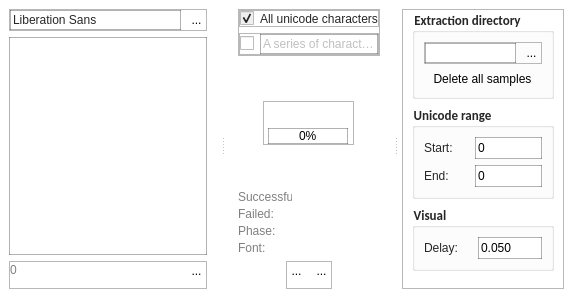
<?xml version="1.0" encoding="UTF-8"?>
<ui version="4.0">
 <class>MainWindow</class>
 <widget class="QMainWindow" name="MainWindow">
  <property name="geometry">
   <rect>
    <x>0</x>
    <y>0</y>
    <width>564</width>
    <height>289</height>
   </rect>
  </property>
  <property name="windowTitle">
   <string>OCR Generator</string>
  </property>
  <property name="windowIcon">
   <iconset resource="src.qrc">
    <normaloff>:/img/Icons/logo.svg</normaloff>:/img/Icons/logo.svg</iconset>
  </property>
  <property name="styleSheet">
   <string notr="true">QMainWindow{
	background-color: rgb(255, 255, 255);
}
QToolButton{
	border:none;
}
QToolButton:hover{
	border-style: solid;
	border-width: 2px;
	border-color: none;
	border-radius: 5%;
	background-color: none;
}

QSplitter::handle {
    image: url(:/img/Icons/more-svgrepo-com.svg);
	border-left: 1px solid rgba(0, 0, 0, 10%);
	border-right: 1px solid rgba(0, 0, 0, 10%);
}

QSplitter::handle:horizontal {
    width: 2px;
}

QSplitter::handle:vertical {
    height: 13px;
}

QLineEdit{
	height:18px;
	background-color: rgb(255, 255, 255);
	color: rgba(0, 0, 0, 85%);
	border-style:solid;
	border-width: 1px;
	border-color: rgba(0, 0, 0, 30%);
}
QLineEdit:disabled{
	color: rgba(0, 0, 0, 50%);
}

QScrollArea {
	background-color:rgb(255, 255, 255);
	border-style:solid;
	border-width: 1px;
	border-color: rgba(0, 0, 0, 30%);
}

QCheckBox, QCheckBox:disabled{
	color: rgba(0, 0, 0, 85%);
}
QLabel{
	color: rgba(0, 0, 0, 85%);
}
QGroupBox{
	color: rgba(0, 0, 0, 85%);
}

QSpinBox {
	background-color:rgb(255, 255, 255);
	border-style:solid;
	border-width: 1px;
	border-color: rgba(0, 0, 0, 30%);
	height:20px;
}
QSpinBox::up-button {
    subcontrol-origin: border;
    subcontrol-position: top right;

    width: 20px;
	border:none;
}
QSpinBox::up-button:hover {
	background-color: rgba(0, 0, 0, 10%);
}

QSpinBox::up-button:pressed {
   background-color: rgba(0, 0, 0, 15%);
}
QSpinBox::up-arrow {
    image: url(:/img/Icons/up-arrow-svgrepo-com.svg);
    width: 7px;
    height: 5px;
}
QSpinBox::down-button {
    subcontrol-origin: border;
    subcontrol-position: bottom right;

    width: 20px;
	border:none;
}
QSpinBox::down-button:hover {
	background-color: rgba(0, 0, 0, 10%);
}

QSpinBox::down-button:pressed {
   background-color: rgba(0, 0, 0, 15%);
}
QSpinBox::down-arrow {
    image: url(:/img/Icons/down-arrow-svgrepo-com.svg);
    width: 7px;
    height: 5px;
}

/*Double Spin Box */
QDoubleSpinBox {
	background-color:rgb(255, 255, 255);
	border-style:solid;
	border-width: 1px;
	border-color: rgba(0, 0, 0, 30%);
	height:20px;
}
QDoubleSpinBox::up-button {
    subcontrol-origin: border;
    subcontrol-position: top right;

    width: 20px;
	border:none;
}
QDoubleSpinBox::up-button:hover {
	background-color: rgba(0, 0, 0, 10%);
}

QDoubleSpinBox::up-button:pressed {
   background-color: rgba(0, 0, 0, 15%);
}
QDoubleSpinBox::up-arrow {
    image: url(:/img/Icons/up-arrow-svgrepo-com.svg);
    width: 7px;
    height: 5px;
}
QDoubleSpinBox::down-button {
    subcontrol-origin: border;
    subcontrol-position: bottom right;

    width: 20px;
	border:none;
}
QDoubleSpinBox::down-button:hover {
	background-color: rgba(0, 0, 0, 10%);
}

QDoubleSpinBox::down-button:pressed {
   background-color: rgba(0, 0, 0, 15%);
}
QDoubleSpinBox::down-arrow {
    image: url(:/img/Icons/down-arrow-svgrepo-com.svg);
    width: 7px;
    height: 5px;
}</string>
  </property>
  <widget class="QWidget" name="centralwidget">
   <layout class="QHBoxLayout" name="horizontalLayout_7">
    <property name="leftMargin">
     <number>0</number>
    </property>
    <property name="topMargin">
     <number>0</number>
    </property>
    <property name="rightMargin">
     <number>0</number>
    </property>
    <property name="bottomMargin">
     <number>0</number>
    </property>
    <item>
     <widget class="QSplitter" name="splitter">
      <property name="orientation">
       <enum>Qt::Horizontal</enum>
      </property>
      <widget class="QWidget" name="widget_LeftArea" native="true">
       <property name="sizePolicy">
        <sizepolicy hsizetype="Minimum" vsizetype="Preferred">
         <horstretch>0</horstretch>
         <verstretch>0</verstretch>
        </sizepolicy>
       </property>
       <property name="minimumSize">
        <size>
         <width>150</width>
         <height>0</height>
        </size>
       </property>
       <property name="styleSheet">
        <string notr="true"/>
       </property>
       <layout class="QVBoxLayout" name="verticalLayout_2">
        <property name="leftMargin">
         <number>9</number>
        </property>
        <property name="topMargin">
         <number>9</number>
        </property>
        <property name="rightMargin">
         <number>9</number>
        </property>
        <property name="bottomMargin">
         <number>0</number>
        </property>
        <item>
         <widget class="QFrame" name="frame">
          <property name="frameShape">
           <enum>QFrame::StyledPanel</enum>
          </property>
          <property name="frameShadow">
           <enum>QFrame::Raised</enum>
          </property>
          <layout class="QHBoxLayout" name="horizontalLayout">
           <property name="leftMargin">
            <number>0</number>
           </property>
           <property name="topMargin">
            <number>0</number>
           </property>
           <property name="rightMargin">
            <number>0</number>
           </property>
           <property name="bottomMargin">
            <number>0</number>
           </property>
           <item>
            <widget class="QFontComboBox" name="fontComboBox">
             <property name="styleSheet">
              <string notr="true">QComboBox{
	height:18px;
	color: rgba(0, 0, 0, 85%);
}
QComboBox:editable {
	background-color: rgb(255, 255, 255);
	border-style:solid;
	border-width: 1px;
	border-color: rgba(0, 0, 0, 30%);
}


QComboBox:on { /* shift the text when the popup opens */
    padding-top: 3px;
    padding-left: 4px;
}

QComboBox::drop-down {
	border:none;
}

QComboBox::down-arrow {
	padding:3px;
	min-width:3px;
	max-width:3px;
    image: url(:/img/Icons/down-arrow-svgrepo-com.svg);
}
</string>
             </property>
            </widget>
           </item>
           <item>
            <widget class="QToolButton" name="toolButton_AddFont">
             <property name="toolTip">
              <string>Add</string>
             </property>
             <property name="text">
              <string>...</string>
             </property>
             <property name="icon">
              <iconset resource="src.qrc">
               <normaloff>:/img/Icons/add-svgrepo-com.svg</normaloff>:/img/Icons/add-svgrepo-com.svg</iconset>
             </property>
             <property name="iconSize">
              <size>
               <width>20</width>
               <height>20</height>
              </size>
             </property>
            </widget>
           </item>
          </layout>
         </widget>
        </item>
        <item>
         <widget class="QScrollArea" name="scrollArea_Fonts">
          <property name="styleSheet">
           <string notr="true">background-color:rgb(255, 255, 255);</string>
          </property>
          <property name="lineWidth">
           <number>1</number>
          </property>
          <property name="widgetResizable">
           <bool>true</bool>
          </property>
          <property name="alignment">
           <set>Qt::AlignLeading|Qt::AlignLeft|Qt::AlignTop</set>
          </property>
          <widget class="QWidget" name="scrollAreaWidgetContents">
           <property name="geometry">
            <rect>
             <x>0</x>
             <y>0</y>
             <width>177</width>
             <height>207</height>
            </rect>
           </property>
           <layout class="QVBoxLayout" name="verticalLayout_6"/>
          </widget>
         </widget>
        </item>
        <item>
         <widget class="QFrame" name="frame_7">
          <property name="frameShape">
           <enum>QFrame::StyledPanel</enum>
          </property>
          <property name="frameShadow">
           <enum>QFrame::Raised</enum>
          </property>
          <layout class="QHBoxLayout" name="horizontalLayout_6">
           <property name="leftMargin">
            <number>0</number>
           </property>
           <property name="topMargin">
            <number>0</number>
           </property>
           <property name="rightMargin">
            <number>0</number>
           </property>
           <property name="bottomMargin">
            <number>9</number>
           </property>
           <item alignment="Qt::AlignLeft|Qt::AlignVCenter">
            <widget class="QLabel" name="label_FontCount">
             <property name="styleSheet">
              <string notr="true">color: rgba(0, 0, 0, 50%);</string>
             </property>
             <property name="text">
              <string>0</string>
             </property>
            </widget>
           </item>
           <item alignment="Qt::AlignRight|Qt::AlignVCenter">
            <widget class="QToolButton" name="toolButton_Remove">
             <property name="toolTip">
              <string>Remove</string>
             </property>
             <property name="text">
              <string>...</string>
             </property>
             <property name="icon">
              <iconset resource="src.qrc">
               <normaloff>:/img/Icons/error-svgrepo-com.svg</normaloff>:/img/Icons/error-svgrepo-com.svg</iconset>
             </property>
             <property name="iconSize">
              <size>
               <width>20</width>
               <height>20</height>
              </size>
             </property>
            </widget>
           </item>
          </layout>
         </widget>
        </item>
       </layout>
      </widget>
      <widget class="QWidget" name="widget_CentralArea" native="true">
       <layout class="QVBoxLayout" name="verticalLayout_3">
        <property name="leftMargin">
         <number>9</number>
        </property>
        <property name="topMargin">
         <number>9</number>
        </property>
        <property name="rightMargin">
         <number>9</number>
        </property>
        <property name="bottomMargin">
         <number>0</number>
        </property>
        <item alignment="Qt::AlignTop">
         <widget class="QFrame" name="frame_2">
          <property name="frameShape">
           <enum>QFrame::StyledPanel</enum>
          </property>
          <property name="frameShadow">
           <enum>QFrame::Raised</enum>
          </property>
          <layout class="QVBoxLayout" name="verticalLayout_4">
           <property name="leftMargin">
            <number>0</number>
           </property>
           <property name="topMargin">
            <number>0</number>
           </property>
           <property name="rightMargin">
            <number>0</number>
           </property>
           <property name="bottomMargin">
            <number>0</number>
           </property>
           <item alignment="Qt::AlignLeft">
            <widget class="QFrame" name="frame_6">
             <property name="frameShape">
              <enum>QFrame::StyledPanel</enum>
             </property>
             <property name="frameShadow">
              <enum>QFrame::Raised</enum>
             </property>
             <layout class="QHBoxLayout" name="horizontalLayout_3">
              <property name="leftMargin">
               <number>0</number>
              </property>
              <property name="topMargin">
               <number>0</number>
              </property>
              <property name="rightMargin">
               <number>0</number>
              </property>
              <property name="bottomMargin">
               <number>0</number>
              </property>
              <item>
               <widget class="QCheckBox" name="checkBox_UnicodeChar">
                <property name="enabled">
                 <bool>false</bool>
                </property>
                <property name="text">
                 <string/>
                </property>
                <property name="checkable">
                 <bool>true</bool>
                </property>
                <property name="checked">
                 <bool>true</bool>
                </property>
               </widget>
              </item>
              <item>
               <widget class="QLabel" name="label_UnicodeChar">
                <property name="enabled">
                 <bool>false</bool>
                </property>
                <property name="styleSheet">
                 <string notr="true">QLabel{
	color: rgba(0, 0, 0, 50%);
}
QLabel:disabled{
	color: rgba(0, 0, 0, 85%);
}</string>
                </property>
                <property name="text">
                 <string>All unicode characters</string>
                </property>
               </widget>
              </item>
             </layout>
            </widget>
           </item>
           <item>
            <widget class="QFrame" name="frame_5">
             <property name="frameShape">
              <enum>QFrame::StyledPanel</enum>
             </property>
             <property name="frameShadow">
              <enum>QFrame::Raised</enum>
             </property>
             <layout class="QHBoxLayout" name="horizontalLayout_2">
              <property name="leftMargin">
               <number>0</number>
              </property>
              <property name="topMargin">
               <number>0</number>
              </property>
              <property name="rightMargin">
               <number>0</number>
              </property>
              <property name="bottomMargin">
               <number>0</number>
              </property>
              <item>
               <widget class="QCheckBox" name="checkBox_CharString">
                <property name="text">
                 <string/>
                </property>
               </widget>
              </item>
              <item>
               <widget class="QLineEdit" name="lineEdit_CharString">
                <property name="enabled">
                 <bool>false</bool>
                </property>
                <property name="styleSheet">
                 <string notr="true"/>
                </property>
                <property name="placeholderText">
                 <string>A series of characters</string>
                </property>
               </widget>
              </item>
             </layout>
            </widget>
           </item>
          </layout>
         </widget>
        </item>
        <item>
         <spacer name="verticalSpacer_2">
          <property name="orientation">
           <enum>Qt::Vertical</enum>
          </property>
          <property name="sizeHint" stdset="0">
           <size>
            <width>20</width>
            <height>40</height>
           </size>
          </property>
         </spacer>
        </item>
        <item alignment="Qt::AlignHCenter|Qt::AlignVCenter">
         <widget class="QFrame" name="frame_3">
          <property name="frameShape">
           <enum>QFrame::StyledPanel</enum>
          </property>
          <property name="frameShadow">
           <enum>QFrame::Raised</enum>
          </property>
          <layout class="QVBoxLayout" name="verticalLayout_5">
           <property name="leftMargin">
            <number>0</number>
           </property>
           <property name="topMargin">
            <number>0</number>
           </property>
           <property name="rightMargin">
            <number>0</number>
           </property>
           <property name="bottomMargin">
            <number>0</number>
           </property>
           <item>
            <layout class="QHBoxLayout" name="horizontalLayout_5">
             <item>
              <spacer name="horizontalSpacer_2">
               <property name="orientation">
                <enum>Qt::Horizontal</enum>
               </property>
               <property name="sizeHint" stdset="0">
                <size>
                 <width>40</width>
                 <height>20</height>
                </size>
               </property>
              </spacer>
             </item>
             <item>
              <widget class="QLabel" name="label_Character">
               <property name="sizePolicy">
                <sizepolicy hsizetype="Preferred" vsizetype="Preferred">
                 <horstretch>0</horstretch>
                 <verstretch>0</verstretch>
                </sizepolicy>
               </property>
               <property name="font">
                <font>
                 <pointsize>12</pointsize>
                </font>
               </property>
               <property name="styleSheet">
                <string notr="true"/>
               </property>
               <property name="text">
                <string/>
               </property>
               <property name="scaledContents">
                <bool>true</bool>
               </property>
               <property name="alignment">
                <set>Qt::AlignCenter</set>
               </property>
              </widget>
             </item>
             <item>
              <spacer name="horizontalSpacer">
               <property name="orientation">
                <enum>Qt::Horizontal</enum>
               </property>
               <property name="sizeHint" stdset="0">
                <size>
                 <width>40</width>
                 <height>20</height>
                </size>
               </property>
              </spacer>
             </item>
            </layout>
           </item>
           <item alignment="Qt::AlignHCenter">
            <widget class="QProgressBar" name="progressBar">
             <property name="minimumSize">
              <size>
               <width>80</width>
               <height>0</height>
              </size>
             </property>
             <property name="maximumSize">
              <size>
               <width>80</width>
               <height>16777215</height>
              </size>
             </property>
             <property name="styleSheet">
              <string notr="true">QProgressBar{
	text-align: center;
	height:10px;
	border-style:solid;
	border-width:1px;
	border-color: rgba(0, 0, 0, 30%)
}
QProgressBar::chunk {
    background-color: rgba(0, 202, 0, 50%);
}</string>
             </property>
             <property name="value">
              <number>0</number>
             </property>
             <property name="textVisible">
              <bool>true</bool>
             </property>
             <property name="invertedAppearance">
              <bool>false</bool>
             </property>
            </widget>
           </item>
          </layout>
         </widget>
        </item>
        <item>
         <spacer name="verticalSpacer_3">
          <property name="orientation">
           <enum>Qt::Vertical</enum>
          </property>
          <property name="sizeHint" stdset="0">
           <size>
            <width>20</width>
            <height>40</height>
           </size>
          </property>
         </spacer>
        </item>
        <item alignment="Qt::AlignLeft|Qt::AlignBottom">
         <widget class="QWidget" name="widget" native="true">
          <layout class="QVBoxLayout" name="verticalLayout_11">
           <property name="spacing">
            <number>3</number>
           </property>
           <property name="leftMargin">
            <number>0</number>
           </property>
           <property name="topMargin">
            <number>0</number>
           </property>
           <property name="rightMargin">
            <number>0</number>
           </property>
           <property name="bottomMargin">
            <number>0</number>
           </property>
           <item>
            <widget class="QWidget" name="widget_2" native="true">
             <layout class="QHBoxLayout" name="horizontalLayout_12">
              <property name="leftMargin">
               <number>0</number>
              </property>
              <property name="topMargin">
               <number>0</number>
              </property>
              <property name="rightMargin">
               <number>0</number>
              </property>
              <property name="bottomMargin">
               <number>0</number>
              </property>
              <item>
               <widget class="QLabel" name="label">
                <property name="enabled">
                 <bool>true</bool>
                </property>
                <property name="minimumSize">
                 <size>
                  <width>54</width>
                  <height>13</height>
                 </size>
                </property>
                <property name="maximumSize">
                 <size>
                  <width>54</width>
                  <height>13</height>
                 </size>
                </property>
                <property name="styleSheet">
                 <string notr="true">color: rgba(0, 0, 0, 50%);</string>
                </property>
                <property name="text">
                 <string>Successful:</string>
                </property>
               </widget>
              </item>
              <item>
               <widget class="QLabel" name="label_Successful">
                <property name="styleSheet">
                 <string notr="true">color: rgba(0, 0, 0, 50%);</string>
                </property>
                <property name="text">
                 <string/>
                </property>
               </widget>
              </item>
             </layout>
            </widget>
           </item>
           <item>
            <widget class="QWidget" name="widget_7" native="true">
             <layout class="QHBoxLayout" name="horizontalLayout_13">
              <property name="leftMargin">
               <number>0</number>
              </property>
              <property name="topMargin">
               <number>0</number>
              </property>
              <property name="rightMargin">
               <number>0</number>
              </property>
              <property name="bottomMargin">
               <number>0</number>
              </property>
              <item>
               <widget class="QLabel" name="label_8">
                <property name="minimumSize">
                 <size>
                  <width>54</width>
                  <height>13</height>
                 </size>
                </property>
                <property name="maximumSize">
                 <size>
                  <width>54</width>
                  <height>13</height>
                 </size>
                </property>
                <property name="styleSheet">
                 <string notr="true">color: rgba(0, 0, 0, 50%);</string>
                </property>
                <property name="text">
                 <string>Failed:</string>
                </property>
               </widget>
              </item>
              <item>
               <widget class="QLabel" name="label_Failed">
                <property name="styleSheet">
                 <string notr="true">color: rgba(0, 0, 0, 50%);</string>
                </property>
                <property name="text">
                 <string/>
                </property>
               </widget>
              </item>
             </layout>
            </widget>
           </item>
           <item>
            <widget class="QWidget" name="widget_6" native="true">
             <layout class="QHBoxLayout" name="horizontalLayout_14">
              <property name="leftMargin">
               <number>0</number>
              </property>
              <property name="topMargin">
               <number>0</number>
              </property>
              <property name="rightMargin">
               <number>0</number>
              </property>
              <property name="bottomMargin">
               <number>0</number>
              </property>
              <item>
               <widget class="QLabel" name="label_6">
                <property name="minimumSize">
                 <size>
                  <width>54</width>
                  <height>13</height>
                 </size>
                </property>
                <property name="maximumSize">
                 <size>
                  <width>54</width>
                  <height>13</height>
                 </size>
                </property>
                <property name="styleSheet">
                 <string notr="true">color: rgba(0, 0, 0, 50%);</string>
                </property>
                <property name="text">
                 <string>Phase:</string>
                </property>
               </widget>
              </item>
              <item>
               <widget class="QLabel" name="label_Phase">
                <property name="styleSheet">
                 <string notr="true">color: rgba(0, 0, 0, 50%);</string>
                </property>
                <property name="text">
                 <string/>
                </property>
               </widget>
              </item>
             </layout>
            </widget>
           </item>
           <item>
            <widget class="QWidget" name="widget_8" native="true">
             <layout class="QHBoxLayout" name="horizontalLayout_15">
              <property name="leftMargin">
               <number>0</number>
              </property>
              <property name="topMargin">
               <number>0</number>
              </property>
              <property name="rightMargin">
               <number>0</number>
              </property>
              <property name="bottomMargin">
               <number>0</number>
              </property>
              <item>
               <widget class="QLabel" name="label_7">
                <property name="minimumSize">
                 <size>
                  <width>54</width>
                  <height>13</height>
                 </size>
                </property>
                <property name="maximumSize">
                 <size>
                  <width>54</width>
                  <height>13</height>
                 </size>
                </property>
                <property name="styleSheet">
                 <string notr="true">color: rgba(0, 0, 0, 50%);</string>
                </property>
                <property name="text">
                 <string>Font:</string>
                </property>
               </widget>
              </item>
              <item>
               <widget class="QLabel" name="label_Font">
                <property name="styleSheet">
                 <string notr="true">color: rgba(0, 0, 0, 50%);</string>
                </property>
                <property name="text">
                 <string/>
                </property>
               </widget>
              </item>
             </layout>
            </widget>
           </item>
          </layout>
         </widget>
        </item>
        <item alignment="Qt::AlignHCenter|Qt::AlignBottom">
         <widget class="QFrame" name="frame_4">
          <property name="frameShape">
           <enum>QFrame::StyledPanel</enum>
          </property>
          <property name="frameShadow">
           <enum>QFrame::Raised</enum>
          </property>
          <layout class="QHBoxLayout" name="horizontalLayout_4">
           <property name="leftMargin">
            <number>0</number>
           </property>
           <property name="topMargin">
            <number>0</number>
           </property>
           <property name="rightMargin">
            <number>0</number>
           </property>
           <property name="bottomMargin">
            <number>9</number>
           </property>
           <item>
            <widget class="QToolButton" name="toolButton_Build">
             <property name="toolTip">
              <string>Build/Stop</string>
             </property>
             <property name="text">
              <string>...</string>
             </property>
             <property name="icon">
              <iconset resource="src.qrc">
               <normaloff>:/img/Icons/transfer-svgrepo-com.svg</normaloff>:/img/Icons/transfer-svgrepo-com.svg</iconset>
             </property>
             <property name="iconSize">
              <size>
               <width>20</width>
               <height>20</height>
              </size>
             </property>
             <property name="checkable">
              <bool>false</bool>
             </property>
            </widget>
           </item>
           <item>
            <widget class="QToolButton" name="toolButton_OpenInFolder">
             <property name="toolTip">
              <string>Open in folder</string>
             </property>
             <property name="text">
              <string>...</string>
             </property>
             <property name="icon">
              <iconset resource="src.qrc">
               <normaloff>:/img/Icons/folder-svgrepo-com.svg</normaloff>:/img/Icons/folder-svgrepo-com.svg</iconset>
             </property>
             <property name="iconSize">
              <size>
               <width>20</width>
               <height>20</height>
              </size>
             </property>
            </widget>
           </item>
          </layout>
         </widget>
        </item>
       </layout>
      </widget>
      <widget class="QWidget" name="widget_RightArea" native="true">
       <property name="sizePolicy">
        <sizepolicy hsizetype="Minimum" vsizetype="Preferred">
         <horstretch>0</horstretch>
         <verstretch>0</verstretch>
        </sizepolicy>
       </property>
       <property name="minimumSize">
        <size>
         <width>162</width>
         <height>0</height>
        </size>
       </property>
       <property name="maximumSize">
        <size>
         <width>16777215</width>
         <height>16777215</height>
        </size>
       </property>
       <property name="baseSize">
        <size>
         <width>0</width>
         <height>0</height>
        </size>
       </property>
       <property name="styleSheet">
        <string notr="true"/>
       </property>
       <layout class="QVBoxLayout" name="verticalLayout">
        <property name="leftMargin">
         <number>0</number>
        </property>
        <property name="topMargin">
         <number>9</number>
        </property>
        <property name="rightMargin">
         <number>0</number>
        </property>
        <property name="bottomMargin">
         <number>0</number>
        </property>
        <item>
         <widget class="QFrame" name="frame_9">
          <property name="sizePolicy">
           <sizepolicy hsizetype="Preferred" vsizetype="Preferred">
            <horstretch>0</horstretch>
            <verstretch>0</verstretch>
           </sizepolicy>
          </property>
          <property name="frameShape">
           <enum>QFrame::StyledPanel</enum>
          </property>
          <property name="frameShadow">
           <enum>QFrame::Raised</enum>
          </property>
          <layout class="QVBoxLayout" name="verticalLayout_10">
           <property name="topMargin">
            <number>0</number>
           </property>
           <item>
            <widget class="QGroupBox" name="groupBox">
             <property name="sizePolicy">
              <sizepolicy hsizetype="Preferred" vsizetype="Preferred">
               <horstretch>0</horstretch>
               <verstretch>0</verstretch>
              </sizepolicy>
             </property>
             <property name="minimumSize">
              <size>
               <width>140</width>
               <height>0</height>
              </size>
             </property>
             <property name="font">
              <font>
               <family>Calibri</family>
               <pointsize>10</pointsize>
               <weight>75</weight>
               <bold>true</bold>
              </font>
             </property>
             <property name="title">
              <string>Extraction directory</string>
             </property>
             <layout class="QVBoxLayout" name="verticalLayout_7">
              <item>
               <widget class="QFrame" name="frame_8">
                <property name="frameShape">
                 <enum>QFrame::StyledPanel</enum>
                </property>
                <property name="frameShadow">
                 <enum>QFrame::Raised</enum>
                </property>
                <layout class="QHBoxLayout" name="horizontalLayout_8">
                 <property name="leftMargin">
                  <number>0</number>
                 </property>
                 <property name="topMargin">
                  <number>0</number>
                 </property>
                 <property name="rightMargin">
                  <number>0</number>
                 </property>
                 <property name="bottomMargin">
                  <number>0</number>
                 </property>
                 <item>
                  <widget class="QLineEdit" name="lineEdit_SampsDir">
                   <property name="enabled">
                    <bool>true</bool>
                   </property>
                   <property name="readOnly">
                    <bool>true</bool>
                   </property>
                  </widget>
                 </item>
                 <item>
                  <widget class="QToolButton" name="toolButton_ChangeSampsDir">
                   <property name="toolTip">
                    <string>Change directory</string>
                   </property>
                   <property name="text">
                    <string>...</string>
                   </property>
                   <property name="icon">
                    <iconset resource="src.qrc">
                     <normaloff>:/img/Icons/change-directory.svg</normaloff>:/img/Icons/change-directory.svg</iconset>
                   </property>
                   <property name="iconSize">
                    <size>
                     <width>20</width>
                     <height>20</height>
                    </size>
                   </property>
                  </widget>
                 </item>
                </layout>
               </widget>
              </item>
              <item alignment="Qt::AlignHCenter|Qt::AlignBottom">
               <widget class="QToolButton" name="toolButton_DeleteSamps">
                <property name="styleSheet">
                 <string notr="true"/>
                </property>
                <property name="text">
                 <string>Delete all samples</string>
                </property>
                <property name="icon">
                 <iconset resource="src.qrc">
                  <normaloff>:/img/Icons/trash-svgrepo-com.svg</normaloff>:/img/Icons/trash-svgrepo-com.svg</iconset>
                </property>
                <property name="iconSize">
                 <size>
                  <width>18</width>
                  <height>18</height>
                 </size>
                </property>
                <property name="toolButtonStyle">
                 <enum>Qt::ToolButtonTextBesideIcon</enum>
                </property>
               </widget>
              </item>
             </layout>
            </widget>
           </item>
           <item>
            <widget class="QGroupBox" name="groupBox_2">
             <property name="sizePolicy">
              <sizepolicy hsizetype="Preferred" vsizetype="Preferred">
               <horstretch>0</horstretch>
               <verstretch>0</verstretch>
              </sizepolicy>
             </property>
             <property name="minimumSize">
              <size>
               <width>140</width>
               <height>0</height>
              </size>
             </property>
             <property name="font">
              <font>
               <family>Calibri</family>
               <pointsize>10</pointsize>
               <weight>75</weight>
               <bold>true</bold>
              </font>
             </property>
             <property name="title">
              <string>Unicode range</string>
             </property>
             <layout class="QVBoxLayout" name="verticalLayout_8">
              <item>
               <widget class="QWidget" name="widget_3" native="true">
                <layout class="QHBoxLayout" name="horizontalLayout_9">
                 <property name="leftMargin">
                  <number>0</number>
                 </property>
                 <property name="topMargin">
                  <number>0</number>
                 </property>
                 <property name="rightMargin">
                  <number>0</number>
                 </property>
                 <property name="bottomMargin">
                  <number>0</number>
                 </property>
                 <item>
                  <widget class="QLabel" name="label_3">
                   <property name="styleSheet">
                    <string notr="true"/>
                   </property>
                   <property name="text">
                    <string>Start:</string>
                   </property>
                  </widget>
                 </item>
                 <item>
                  <widget class="QSpinBox" name="spinBox_UniStart">
                   <property name="maximum">
                    <number>5000000</number>
                   </property>
                  </widget>
                 </item>
                </layout>
               </widget>
              </item>
              <item>
               <widget class="QWidget" name="widget_4" native="true">
                <layout class="QHBoxLayout" name="horizontalLayout_10">
                 <property name="leftMargin">
                  <number>0</number>
                 </property>
                 <property name="topMargin">
                  <number>0</number>
                 </property>
                 <property name="rightMargin">
                  <number>0</number>
                 </property>
                 <property name="bottomMargin">
                  <number>0</number>
                 </property>
                 <item>
                  <widget class="QLabel" name="label_4">
                   <property name="text">
                    <string>End:</string>
                   </property>
                  </widget>
                 </item>
                 <item>
                  <widget class="QSpinBox" name="spinBox_UniEnd">
                   <property name="maximum">
                    <number>5000000</number>
                   </property>
                   <property name="value">
                    <number>0</number>
                   </property>
                  </widget>
                 </item>
                </layout>
               </widget>
              </item>
             </layout>
            </widget>
           </item>
           <item>
            <widget class="QGroupBox" name="groupBox_3">
             <property name="sizePolicy">
              <sizepolicy hsizetype="Preferred" vsizetype="Preferred">
               <horstretch>0</horstretch>
               <verstretch>0</verstretch>
              </sizepolicy>
             </property>
             <property name="minimumSize">
              <size>
               <width>140</width>
               <height>0</height>
              </size>
             </property>
             <property name="font">
              <font>
               <family>Calibri</family>
               <pointsize>10</pointsize>
               <weight>75</weight>
               <bold>true</bold>
              </font>
             </property>
             <property name="styleSheet">
              <string notr="true"/>
             </property>
             <property name="title">
              <string>Visual</string>
             </property>
             <layout class="QVBoxLayout" name="verticalLayout_9">
              <item>
               <widget class="QWidget" name="widget_5" native="true">
                <layout class="QHBoxLayout" name="horizontalLayout_11">
                 <property name="leftMargin">
                  <number>0</number>
                 </property>
                 <property name="topMargin">
                  <number>0</number>
                 </property>
                 <property name="rightMargin">
                  <number>0</number>
                 </property>
                 <property name="bottomMargin">
                  <number>0</number>
                 </property>
                 <item>
                  <widget class="QLabel" name="label_5">
                   <property name="text">
                    <string>Delay:</string>
                   </property>
                  </widget>
                 </item>
                 <item>
                  <widget class="QDoubleSpinBox" name="doubleSpinBox_Delay">
                   <property name="toolTip">
                    <string>&lt;html&gt;&lt;head/&gt;&lt;body&gt;&lt;p&gt;Delay between sample extraction&lt;/p&gt;&lt;/body&gt;&lt;/html&gt;</string>
                   </property>
                   <property name="suffix">
                    <string/>
                   </property>
                   <property name="decimals">
                    <number>3</number>
                   </property>
                   <property name="singleStep">
                    <double>0.010000000000000</double>
                   </property>
                   <property name="value">
                    <double>0.050000000000000</double>
                   </property>
                  </widget>
                 </item>
                </layout>
               </widget>
              </item>
             </layout>
            </widget>
           </item>
           <item>
            <spacer name="verticalSpacer">
             <property name="orientation">
              <enum>Qt::Vertical</enum>
             </property>
             <property name="sizeHint" stdset="0">
              <size>
               <width>20</width>
               <height>19</height>
              </size>
             </property>
            </spacer>
           </item>
          </layout>
         </widget>
        </item>
       </layout>
      </widget>
     </widget>
    </item>
   </layout>
  </widget>
 </widget>
 <resources>
  <include location="src.qrc"/>
 </resources>
 <connections/>
</ui>
